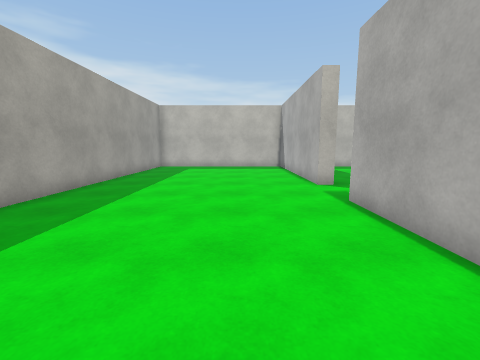
view 1 (above)

17 first-person views from a walk through a Unity game level. The camera is 1.4 m above the floor, tilts 8° down and sees 90° across. The floor is counted in squares, 1 m on a side. Each view is taken from the middle of a square. On the plan, view 1 faces up. The plan holds only what a view shows up to about 13 squares ahead; the rest is blank. Surface patterns are stand-ins for the level's own textures.

view 2
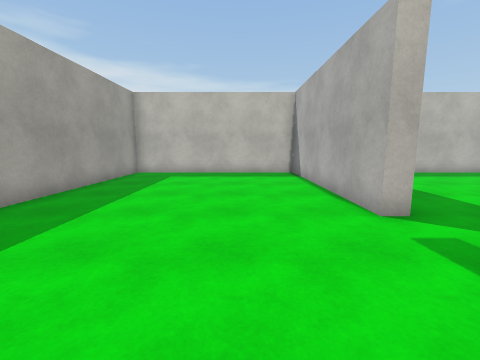

view 3
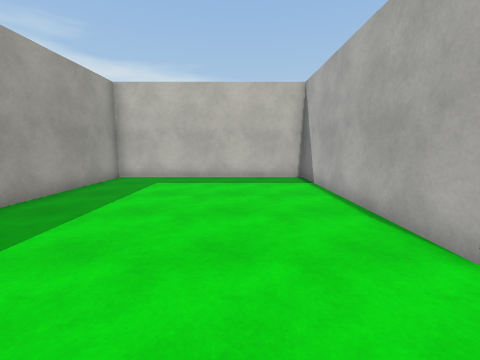

view 4
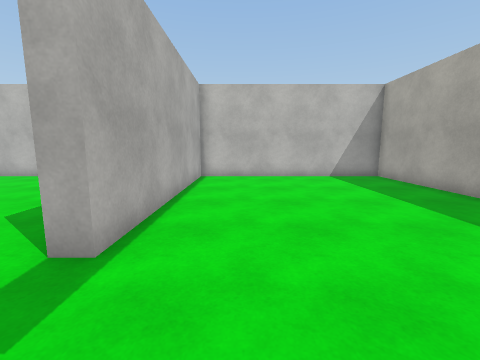

view 5
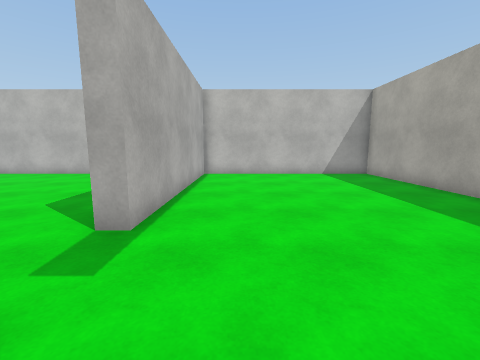

view 6
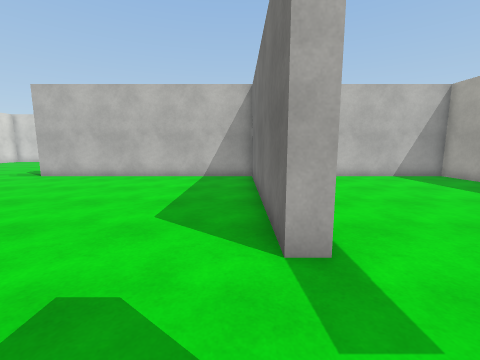

view 7
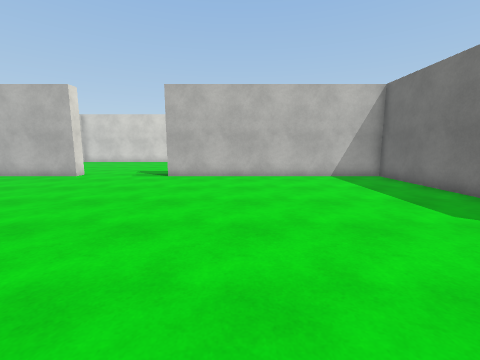

view 8
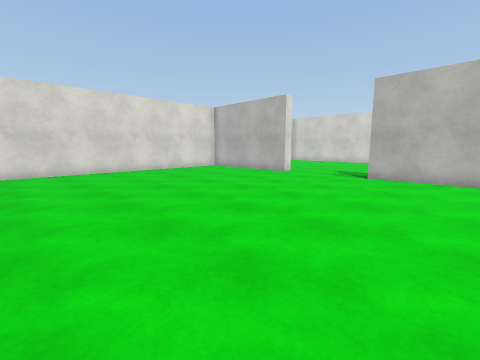

view 9
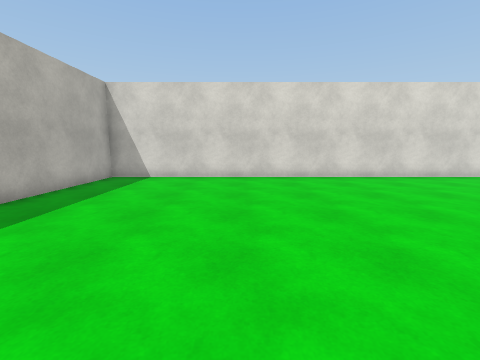

view 10
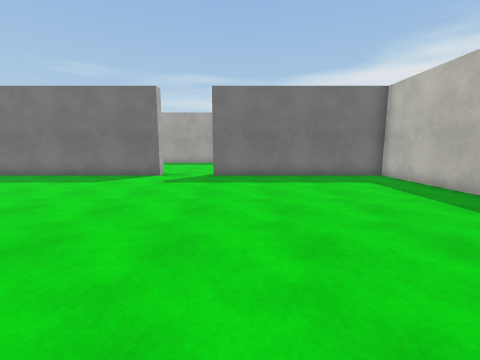

view 11
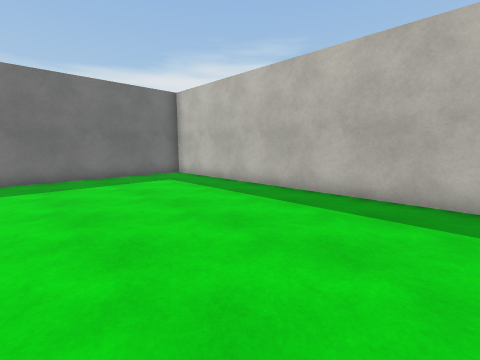

view 12
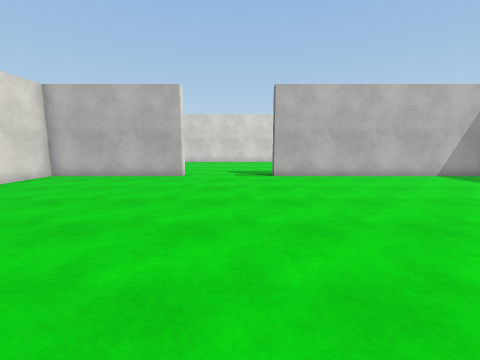

view 13
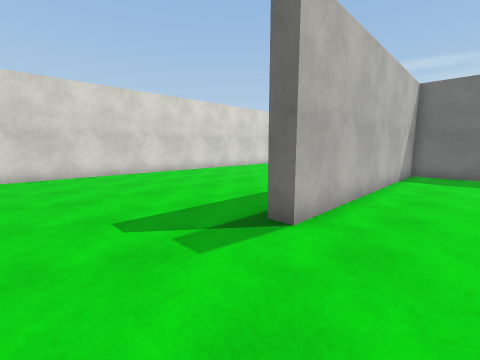

view 14
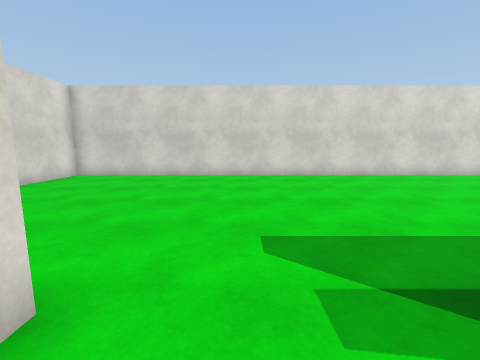

view 15
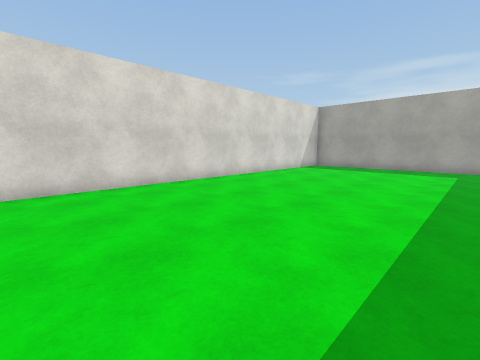

view 16
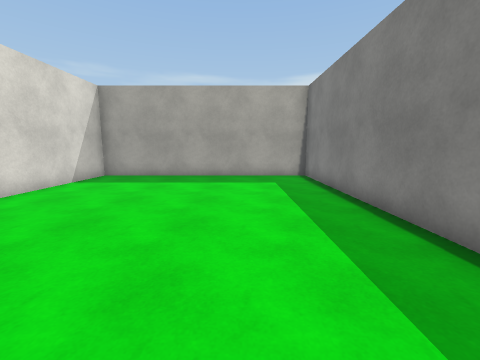

view 17
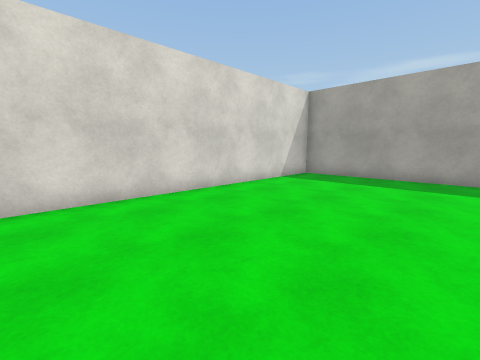

### Floor plan
Ten units are one square. View 1 is at (0, 0); x grows to the right and y downward. Boxes are objects, and circles mark ways between rooms. Rooms are numbered by the first view taken in them; rooms with no view inside come last. Other rooms are left out.
<svg viewBox="-60 -174 304 304">
<path fill="none" stroke="#000" d="M34 -87 28 -87 28 -169 -55 -169 -55 -54M-55 -36 -55 22 28 22 28 -61 34 -61M177 29 177 22 239 22 239 -169 188 -169M30 28 -55 28 -55 125 239 125 239 94M34 -61 34 22 134 22 134 29M151 -169 34 -169 34 -87"/>
<circle cx="30" cy="-75" r="3" fill="#2a7"/>
<text x="-10" y="-80">1</text>
<text x="120" y="-10">2</text>
</svg>
Room 1 opens to room 2.

Where each view was taken, in squares from view 1:
view 1: 0 up, 0 right, facing up
view 2: 4 up, 0 right, facing up
view 3: 6 up, 0 right, facing up
view 4: 9 up, 1 right, facing down
view 5: 10 up, 1 right, facing down
view 6: 9 up, 4 right, facing down
view 7: 9 up, 10 right, facing down
view 8: 9 up, 10 right, facing down-right
view 9: 11 up, 13 right, facing right
view 10: 10 up, 15 right, facing left
view 11: 10 up, 15 right, facing up-left
view 12: 9 up, 15 right, facing down
view 13: 0 up, 17 right, facing down-left
view 14: 1 down, 16 right, facing down
view 15: 4 down, 11 right, facing down-left
view 16: 6 down, 6 right, facing left
view 17: 6 down, 6 right, facing down-left
